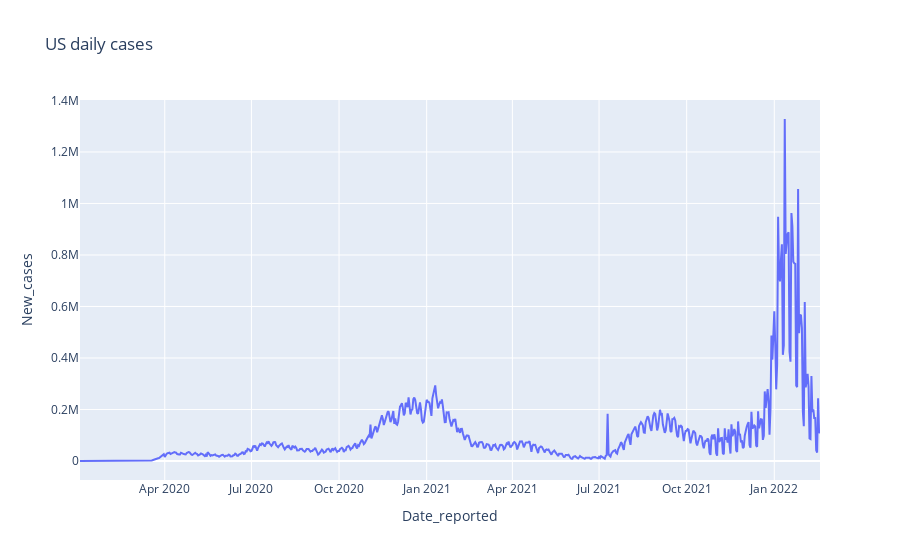

Notebook cell for this chart:
### Markdown cell above
Now we draw the case number for the United States.

### Code cell
df = covid_detailed_data[covid_detailed_data['Country_code'] == 'US']
fig_us = px.line(df, x="Date_reported", y="New_cases", title='US daily cases')
fig_us.show()

### Figure 1 — Plotly figure (JSON) as saved in the notebook; plotly's stock layout.template omitted (floating-point values rounded to 4 significant figures; data arrays with more than 128 entries replaced by an {"elided": "..."} marker saying what was removed)
{"data": [{"hovertemplate": "Date_reported=%{x}<br>New_cases=%{y}<extra></extra>", "legendgroup": "", "line": {"color": "#636efa", "dash": "solid"}, "marker": {"symbol": "circle"}, "mode": "lines", "name": "", "orientation": "v", "showlegend": false, "x": {"elided": "778 str values"}, "xaxis": "x", "y": {"elided": "778 int values"}, "yaxis": "y", "type": "scatter"}], "layout": {"xaxis": {"anchor": "y", "domain": [0.0, 1.0], "title": {"text": "Date_reported"}}, "yaxis": {"anchor": "x", "domain": [0.0, 1.0], "title": {"text": "New_cases"}}, "legend": {"tracegroupgap": 0}, "title": {"text": "US daily cases"}}}
